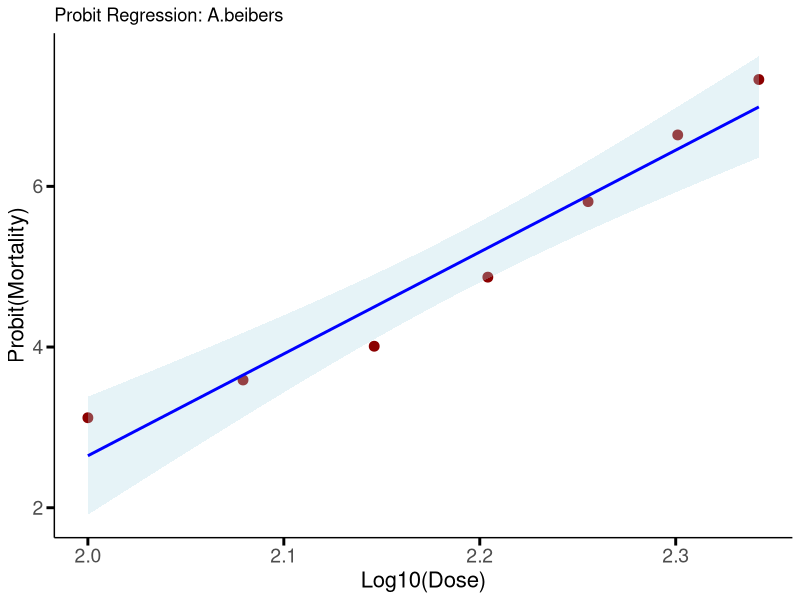
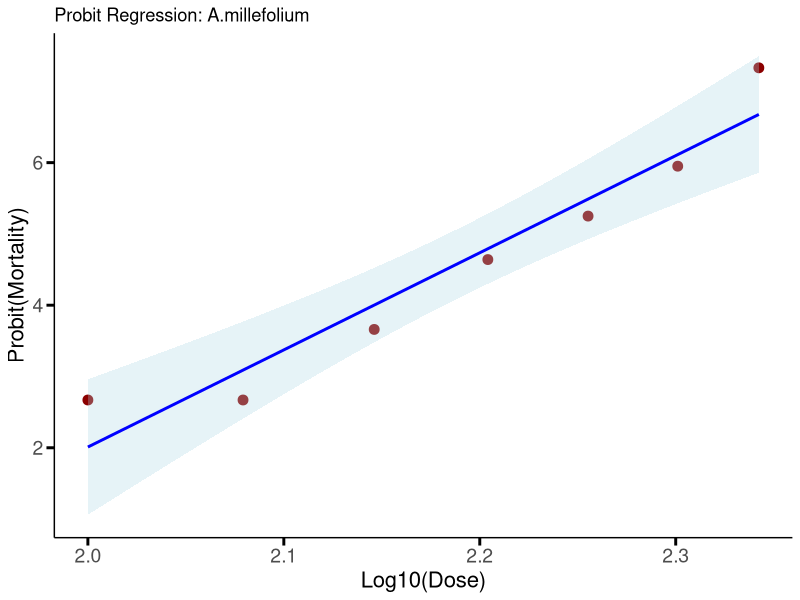
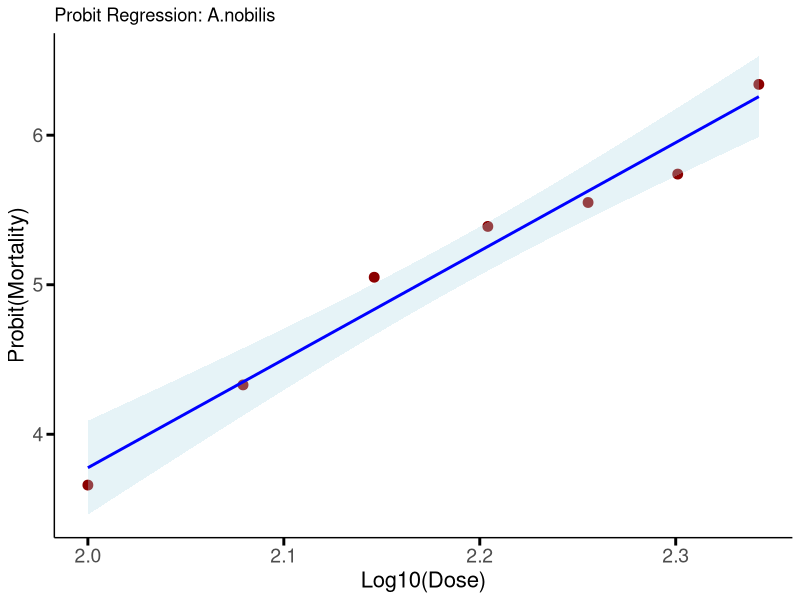
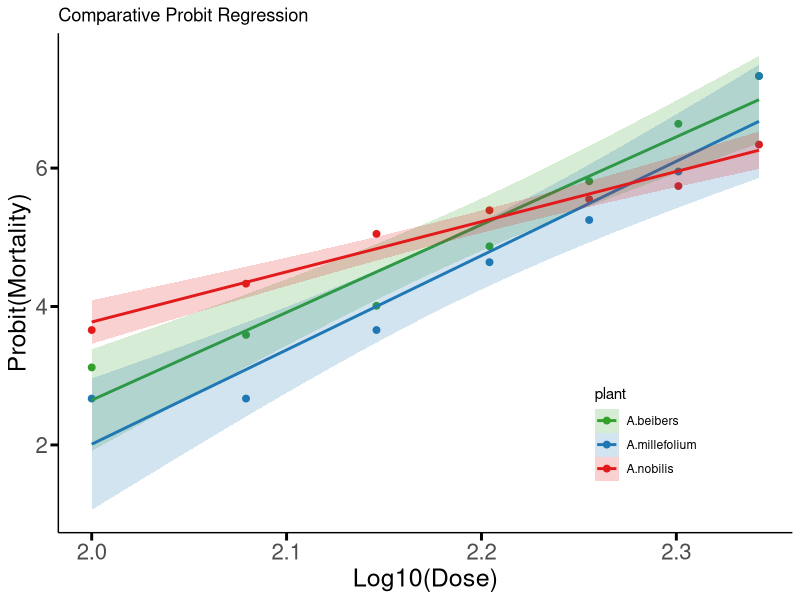
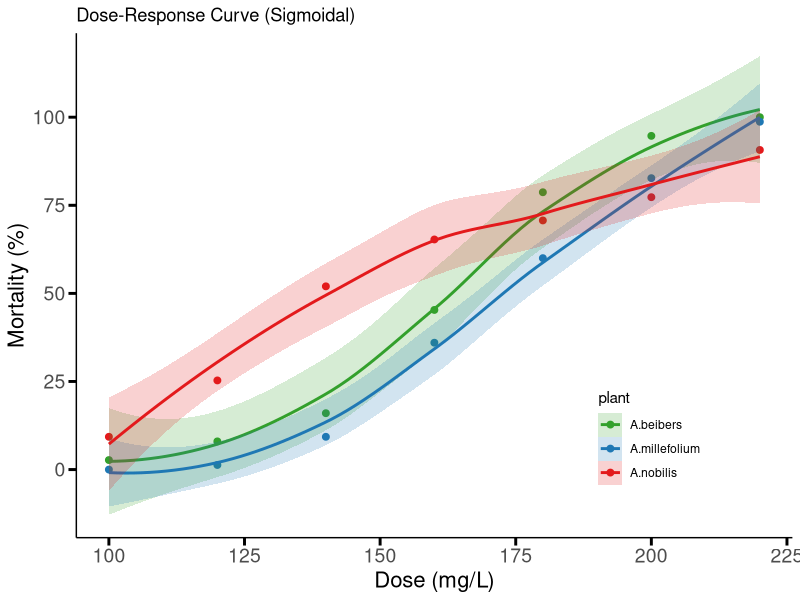

Write the R code that produced these figures, in order.
# ============================================================
# Probit regression and dose-response curves for Achillea spp.
# Author: [Dr. Mahmoud Fazeli-Dinan]
# Date: 2026
# Description: Probit regression analysis of larval mortality
#              data for three Achillea species (A. nobilis,
#              A. millefolium, A. biebersteinii). Produces:
#              - Individual probit regression plots per species
#              - Comparative probit regression plot
#              - Comparative sigmoidal dose-response curve
# Note: Raw data are embedded below as a tribble for
#       reproducibility. For long-term use, consider moving
#       them to `data/raw/probit_data.csv`.
# ============================================================

# -----------------------------
# 0) Load packages
# -----------------------------
library(ggplot2)
library(dplyr)
library(tidyr)

# -----------------------------
# 1) Paths (relative to project root)
# -----------------------------
data_dir   <- file.path("data", "raw")
output_dir <- "output"

if (!dir.exists(output_dir)) dir.create(output_dir, recursive = TRUE)

# -----------------------------
# 2) Raw data (embedded)
#    Note: "A.beibers" is the informal label for A. biebersteinii
# -----------------------------
raw_data <- tribble(
  ~plant,       ~dose, ~replicate, ~total, ~dead,
  # A. nobilis
  "A.nobilis", 100, 1, 25, 2,
  "A.nobilis", 120, 1, 25, 10,
  "A.nobilis", 140, 1, 25, 10,
  "A.nobilis", 160, 1, 25, 14,
  "A.nobilis", 180, 1, 25, 20,
  "A.nobilis", 200, 1, 25, 13,
  "A.nobilis", 220, 1, 25, 20,
  "A.nobilis", 100, 2, 25, 0,
  "A.nobilis", 120, 2, 25, 5,
  "A.nobilis", 140, 2, 25, 13,
  "A.nobilis", 160, 2, 25, 19,
  "A.nobilis", 180, 2, 25, 18,
  "A.nobilis", 200, 2, 25, 22,
  "A.nobilis", 220, 2, 25, 24,
  "A.nobilis", 100, 3, 25, 5,
  "A.nobilis", 120, 3, 25, 4,
  "A.nobilis", 140, 3, 25, 16,
  "A.nobilis", 160, 3, 25, 16,
  "A.nobilis", 180, 3, 25, 15,
  "A.nobilis", 200, 3, 25, 23,
  "A.nobilis", 220, 3, 25, 24,
  # A. millefolium
  "A.millefolium", 100, 1, 25, 0,
  "A.millefolium", 120, 1, 25, 0,
  "A.millefolium", 140, 1, 25, 2,
  "A.millefolium", 160, 1, 25, 12,
  "A.millefolium", 180, 1, 25, 10,
  "A.millefolium", 200, 1, 25, 23,
  "A.millefolium", 220, 1, 25, 25,
  "A.millefolium", 100, 2, 25, 0,
  "A.millefolium", 120, 2, 25, 1,
  "A.millefolium", 140, 2, 25, 2,
  "A.millefolium", 160, 2, 25, 7,
  "A.millefolium", 180, 2, 25, 19,
  "A.millefolium", 200, 2, 25, 22,
  "A.millefolium", 220, 2, 25, 24,
  "A.millefolium", 100, 3, 25, 0,
  "A.millefolium", 120, 3, 25, 0,
  "A.millefolium", 140, 3, 25, 3,
  "A.millefolium", 160, 3, 25, 8,
  "A.millefolium", 180, 3, 25, 16,
  "A.millefolium", 200, 3, 25, 17,
  "A.millefolium", 220, 3, 25, 25,
  # A. biebersteinii (no 80 dose)
  "A.beibers", 100, 1, 25, 0,
  "A.beibers", 120, 1, 25, 2,
  "A.beibers", 140, 1, 25, 4,
  "A.beibers", 160, 1, 25, 10,
  "A.beibers", 180, 1, 25, 21,
  "A.beibers", 200, 1, 25, 24,
  "A.beibers", 220, 1, 25, 25,
  "A.beibers", 100, 2, 25, 2,
  "A.beibers", 120, 2, 25, 3,
  "A.beibers", 140, 2, 25, 5,
  "A.beibers", 160, 2, 25, 11,
  "A.beibers", 180, 2, 25, 17,
  "A.beibers", 200, 2, 25, 25,
  "A.beibers", 220, 2, 25, 25,
  "A.beibers", 100, 3, 25, 0,
  "A.beibers", 120, 3, 25, 1,
  "A.beibers", 140, 3, 25, 3,
  "A.beibers", 160, 3, 25, 13,
  "A.beibers", 180, 3, 25, 21,
  "A.beibers", 200, 3, 25, 22,
  "A.beibers", 220, 3, 25, 25
)

# -----------------------------
# 3) Aggregate by plant × dose
# -----------------------------
df <- raw_data %>%
  group_by(plant, dose) %>%
  summarise(total = sum(total), dead = sum(dead), .groups = "drop") %>%
  mutate(percent = round(100 * dead / total, 1))

# -----------------------------
# 4) Probit lookup table
# -----------------------------
probit_table <- tribble(
  ~percent, ~probit,
  1, 2.67, 2, 2.95, 3, 3.12, 4, 3.25, 5, 3.36, 6, 3.45, 7, 3.52, 8, 3.59, 9, 3.66,
  10, 3.72, 11, 3.77, 12, 3.82, 13, 3.87, 14, 3.92, 15, 3.96, 16, 4.01, 17, 4.05,
  18, 4.08, 19, 4.12, 20, 4.16, 21, 4.19, 22, 4.23, 23, 4.26, 24, 4.29, 25, 4.33,
  26, 4.36, 27, 4.39, 28, 4.42, 29, 4.45, 30, 4.48, 31, 4.50, 32, 4.53, 33, 4.56,
  34, 4.59, 35, 4.61, 36, 4.64, 37, 4.67, 38, 4.69, 39, 4.72, 40, 4.75, 41, 4.77,
  42, 4.80, 43, 4.82, 44, 4.85, 45, 4.87, 46, 4.90, 47, 4.92, 48, 4.95, 49, 4.97,
  50, 5.00, 51, 5.03, 52, 5.05, 53, 5.08, 54, 5.10, 55, 5.13, 56, 5.15, 57, 5.18,
  58, 5.20, 59, 5.23, 60, 5.25, 61, 5.28, 62, 5.31, 63, 5.33, 64, 5.36, 65, 5.39,
  66, 5.41, 67, 5.44, 68, 5.47, 69, 5.50, 70, 5.52, 71, 5.55, 72, 5.58, 73, 5.61,
  74, 5.64, 75, 5.67, 76, 5.71, 77, 5.74, 78, 5.77, 79, 5.81, 80, 5.84, 81, 5.88,
  82, 5.92, 83, 5.95, 84, 5.99, 85, 6.04, 86, 6.08, 87, 6.13, 88, 6.18, 89, 6.23,
  90, 6.28, 91, 6.34, 92, 6.41, 93, 6.48, 94, 6.55, 95, 6.64, 96, 6.75, 97, 6.88,
  98, 7.05, 99, 7.33
)

find_probit <- function(pct) {
  if (pct <= 1) return(2.67)
  if (pct >= 99) return(7.33)
  probit_table$probit[which.min(abs(probit_table$percent - pct))]
}

df <- df %>%
  rowwise() %>%
  mutate(
    probit   = find_probit(percent),
    log_dose = log10(dose)
  ) %>%
  ungroup()

# -----------------------------
# 5) Individual probit plots per species
# -----------------------------
species_plots <- df %>%
  group_by(plant) %>%
  group_split() %>%
  lapply(function(df_sub) {
    plant_name <- unique(df_sub$plant)
    
    p <- ggplot(df_sub, aes(x = log_dose, y = probit)) +
      geom_point(size = 3, color = "darkred") +
      geom_smooth(method = "lm", se = TRUE,
                  color = "blue", fill = "lightblue", alpha = 0.3) +
      labs(
        title = paste("Probit Regression:", plant_name),
        x     = "Log10(Dose)",
        y     = "Probit(Mortality)"
      ) +
      theme_minimal() +
      theme(
        panel.grid.major = element_blank(),
        panel.grid.minor = element_blank(),
        axis.line          = element_line(color = "black"),
        axis.ticks         = element_line(color = "black", linewidth = 1),
        axis.ticks.length  = unit(0.2, "cm"),
        axis.text          = element_text(size = 14),
        axis.title         = element_text(size = 16)
      )
    
    ggsave(file.path(output_dir, paste0(gsub(" ", "_", plant_name), "_probit.jpg")),
           p, width = 8, height = 6, units = "in", dpi = 300, bg = "white")
    
    p
  })

# -----------------------------
# 6) Comparative probit plot
# -----------------------------
p_compare <- ggplot(df, aes(x = log_dose, y = probit, color = plant)) +
  geom_point(size = 2) +
  geom_smooth(method = "lm", aes(fill = plant), se = TRUE, alpha = 0.2) +
  labs(
    title = "Comparative Probit Regression",
    x     = "Log10(Dose)",
    y     = "Probit(Mortality)"
  ) +
  scale_color_manual(values = c("A.nobilis"     = "#E31A1C",
                                "A.millefolium" = "#1F78B4",
                                "A.beibers"     = "#33A02C")) +
  scale_fill_manual(values  = c("A.nobilis"     = "#E31A1C",
                                "A.millefolium" = "#1F78B4",
                                "A.beibers"     = "#33A02C")) +
  theme_minimal() +
  theme(
    panel.grid.major = element_blank(),
    panel.grid.minor = element_blank(),
    axis.line         = element_line(color = "black"),
    axis.ticks        = element_line(color = "black", linewidth = 1),
    axis.ticks.length = unit(0.2, "cm"),
    axis.text         = element_text(size = 16),
    axis.title        = element_text(size = 18),
    legend.position   = c(0.8, 0.2)
  )

ggsave(file.path(output_dir, "comparative_probit.jpg"),
       p_compare, width = 8, height = 6, units = "in", dpi = 300, bg = "white")

# -----------------------------
# 7) Comparative sigmoidal dose-response plot
# -----------------------------
p_sigmoid <- ggplot(df, aes(x = dose, y = percent, color = plant)) +
  geom_point(size = 2) +
  geom_smooth(method = "loess", aes(fill = plant), se = TRUE,
              alpha = 0.2, span = 1) +
  labs(
    title = "Dose-Response Curve (Sigmoidal)",
    x     = "Dose (mg/L)",
    y     = "Mortality (%)"
  ) +
  scale_color_manual(values = c("A.nobilis"     = "#E31A1C",
                                "A.millefolium" = "#1F78B4",
                                "A.beibers"     = "#33A02C")) +
  scale_fill_manual(values  = c("A.nobilis"     = "#E31A1C",
                                "A.millefolium" = "#1F78B4",
                                "A.beibers"     = "#33A02C")) +
  theme_minimal() +
  theme(
    panel.grid.major = element_blank(),
    panel.grid.minor = element_blank(),
    axis.line         = element_line(color = "black"),
    axis.ticks        = element_line(color = "black", linewidth = 1),
    axis.ticks.length = unit(0.2, "cm"),
    axis.text         = element_text(size = 14),
    axis.title        = element_text(size = 16),
    legend.position   = c(0.8, 0.2)
  )

ggsave(file.path(output_dir, "dose_response_sigmoidal.jpg"),
       p_sigmoid, width = 8, height = 6, units = "in", dpi = 300, bg = "white")

# -----------------------------
# End
# -----------------------------
message("✅ Probit regression plots finished. Outputs in: ",
        normalizePath(output_dir))
